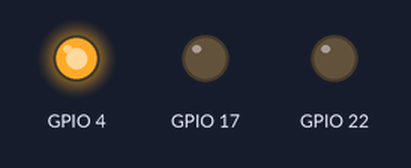
A program run on a simulated Raspberry Pi (BCM pin numbers). Shown: output pins drawn as LEDs (lit = HIGH).

Above: at 0.5 s.
At 1.5 s:
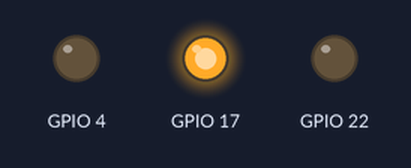
At 5.5 s:
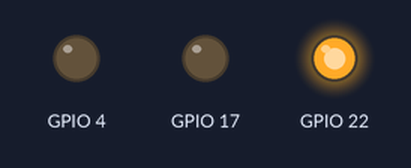
Timing chart, 0 to 6.9 s (numbered marks = the images above):
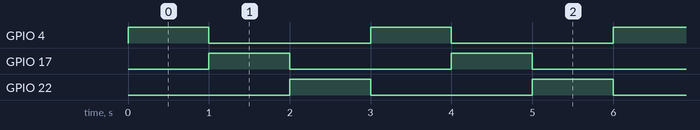

The program:

threeLedTime.py
```python
import RPi.GPIO as GPIO
import time
GPIO.setwarnings(False)
GPIO.setmode(GPIO.BCM)
GPIO.setup(4, GPIO.OUT)
GPIO.setup(17, GPIO.OUT)
GPIO.setup(22, GPIO.OUT)
while True:
	GPIO.output(4, True)
	time.sleep(1)
	GPIO.output(4, False)
	GPIO.output(17, True)
	time.sleep(1)
	GPIO.output(17, False)
	GPIO.output(22, True)
	time.sleep(1)
	GPIO.output(22, False)
```

Measured:
- by itself, GPIO 4, GPIO 17, GPIO 22: alternates HIGH for 1.0 s and LOW for 2.0 s
- by itself, everything shown: repeats every 3.0 s, in 3 steps
